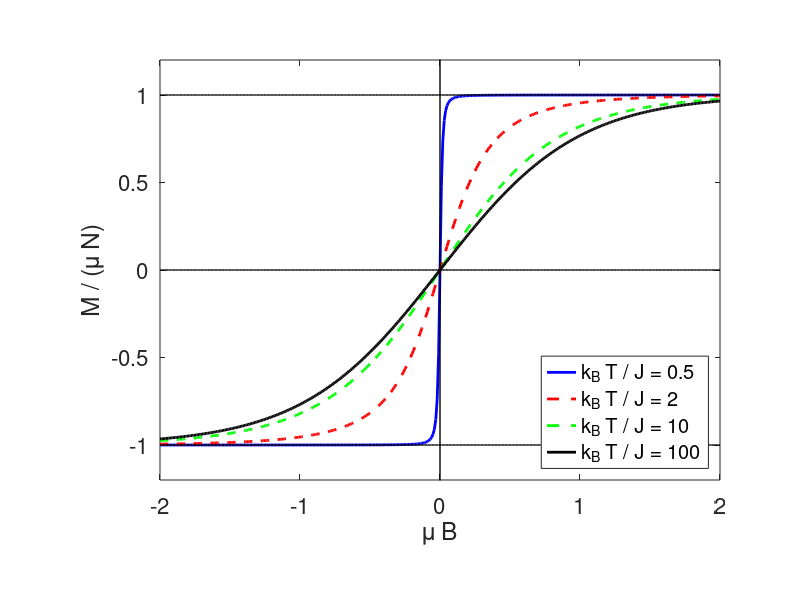

Recreate this plot in MATLAB.
clear all; close all; clc


L_kTJ  = [0.5,2,10,100];



f4      = figure(1);
L_b     = -2:0.01:2;
L_ch    = cosh(L_b);
leg_txt = cell(3,1);


symb(1,:) = '-b ';
symb(2,:) = '--r';
symb(3,:) = '--g';
symb(4,:) = '-k ';

ic   = 0;
for kTJ = L_kTJ
    ic    = ic + 1;
    j     = 1/kTJ;
    L_D   = sqrt(sinh(L_b).^2 + exp(-4.*j)) ;
    L_lt1 = L_ch + L_D;
    L_lt2 = L_ch - L_D;
    L_M   = sinh(L_b) ./ L_D;
    plot(L_b,L_M,symb(ic,:),'linewidth',2); hold on
    
    
    leg_txt(ic) = {['k_B T / J = ',num2str(kTJ)]};
end



plot(L_b,zeros(size(L_b)),'-k','linewidth',1);
plot(L_b,ones(size(L_b)),'-k','linewidth',1);
plot(L_b,-ones(size(L_b)),'-k','linewidth',1);
plot([0 0],[-2 2],'-k','linewidth',1);
axis([-2 2 -1.2 1.2])




xlabel('\mu B','fontsize',16);
ylabel('M / (\mu N)','fontsize',16);



set(gca,'position',[0.2 0.2 0.7 0.7]);
set(gca,'fontsize',16);

legend(leg_txt,'Location','SouthEast')


fn4 = '../Bilder/ising.eps';


saveas(f4,fn4,'psc2')


